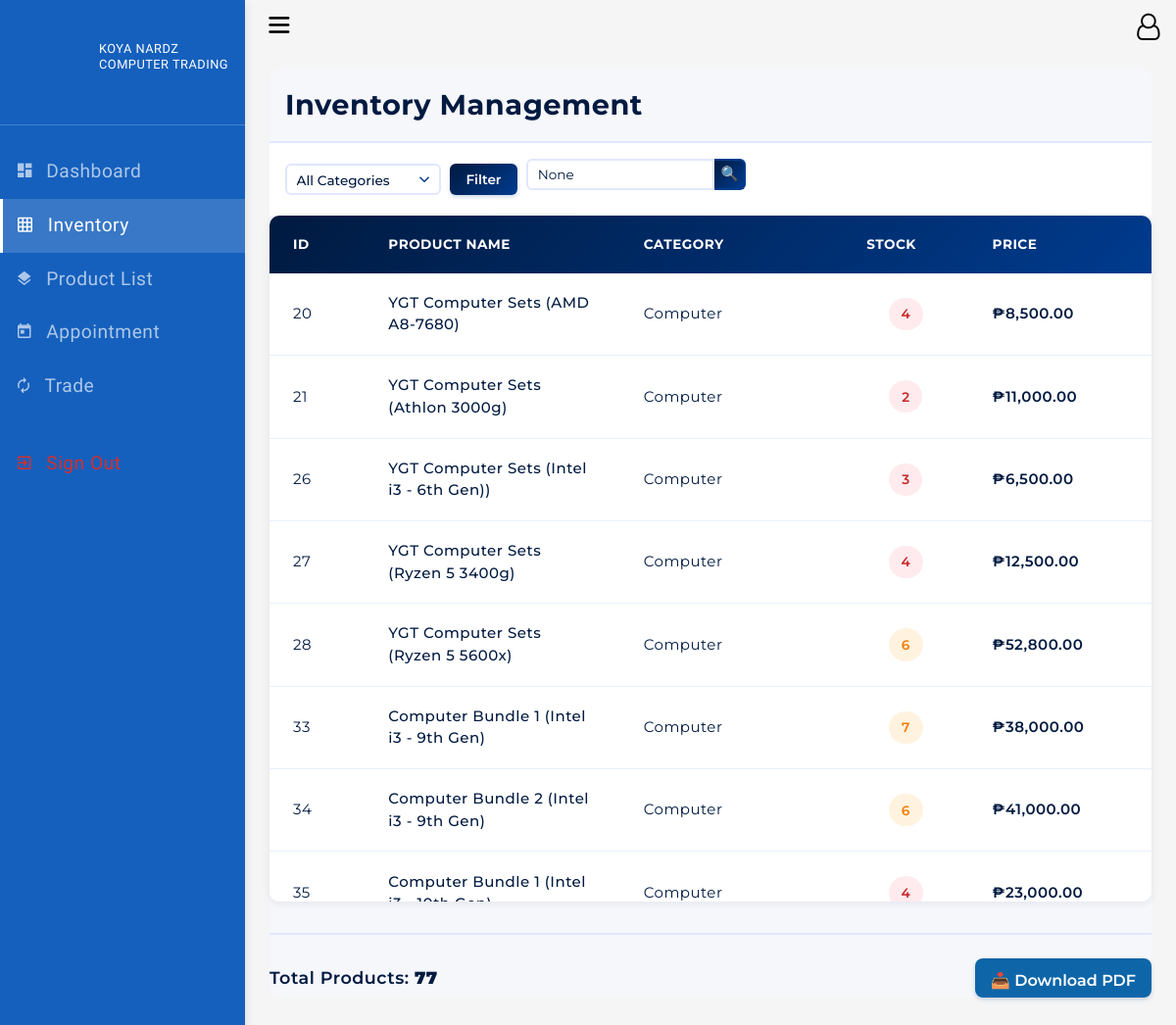
The page /admin_inventory/ on the database its author committed.
### app/models.py (models this page shows, shortened)
class Product(models.Model):
    COMPONENT_CHOICES = [
        ('cpu', 'Processor'),
        ('motherboard', 'Motherboard'),
        ('ram', 'RAM'),
        ('gpu', 'Graphics Card'),
        ('psu', 'Power Supply'),
        ('case', 'PC Case'),
        ('cooling', 'Cooling'),
        ('monitor', 'Monitor'),
        ('storage', 'Storage'),
    ]
    category_name = models.ForeignKey(Category, on_delete=models.CASCADE, null=True)
    component_type = models.CharField(max_length=50, choices=COMPONENT_CHOICES, default="motherboard")
    brand = models.ForeignKey(Brand, on_delete=models.CASCADE, null=True)
    image = models.ImageField(upload_to='products/', null=True, blank=True)
    product_name = models.CharField(max_length=100)
    description = models.TextField(blank=True, null=True)
    price = models.DecimalField(max_digits=10, decimal_places=2)
    stock = models.PositiveIntegerField(default=0)
    model_file = models.CharField(max_length=255, blank=True, null=True)
    model_3d = models.FileField(upload_to='3d_models/', null=True, blank=True, help_text="Upload a GLB or GLTF 3D model file")
    created_at = models.DateTimeField(auto_now_add=True, null=True)

class Category(models.Model):
    category_name = models.CharField(max_length=100)
    parent = models.ForeignKey('self', null=True, blank=True, on_delete=models.CASCADE)
    class Meta:
        verbose_name_plural = "Categories"

### app/views.py (the view)
# urls.py: path('admin_inventory/', AdminInventory.as_view(), name='admin_inventory'),
class AdminInventory(TemplateView):
    template_name = 'app/admin/admin_inventory.html'
    def get_context_data(self, **kwargs):
        context = super().get_context_data(**kwargs)
        products = Product.objects.all()
        categories = Category.objects.all()
        category_filter = self.request.GET.get('category')
        search_query = self.request.GET.get('search')
        if category_filter:
            products = products.filter(category_name__id=category_filter)
        if search_query:
            products = products.filter(product_name__icontains=search_query)
        context['products'] = products
        context['categories'] = categories
        context['category_filter'] = category_filter
        context['search_query'] = search_query
        return context

### app/context_processors.py (called while the page is built)
def favorites_context(request):
    favorites_list = []
    products = Product.objects.none()
    if request.user.is_authenticated:
        favorites = Favorite.objects.filter(user=request.user).values_list('favorite_product_id', flat=True)
        favorites_list = [str(f) for f in favorites]
        products = Product.objects.filter(id__in=favorites)
    else:
        favorites_list = request.session.get('favorites', [])
        try:
            favorite_ids = [int(fav_id) for fav_id in favorites_list if fav_id]
        except (ValueError, TypeError):
            favorite_ids = []
        products = Product.objects.filter(id__in=favorite_ids) if favorite_ids else Product.objects.none()
    return {
        'products_favorite': products,
        'favorites': favorites_list  # Also provide the raw list for template checks
    }

### app/templates/app/admin/admin_inventory.html (shortened to what this page needs)
{% extends 'app/admin/admin_base.html' %}
{% load static %}
{% load humanize %}
{% block content %}
<div class="admin_productpage">
    <div class="product-header">
        <h2>Inventory Management</h2>
    </div>
    <div class="upperproduct">
        <div class="product-filters">
            <form action="" method="GET" class="filter-form">
                <div class="filter-group">
                    <select name="category" class="filter-select">
                        <option value="">All Categories</option>
                    </select>
                </div>
                <button type="submit" class="filter-btn">Filter</button>
            </form>
        </div>
        <div class="product-search">
            <form action="" method="GET" class="search-form">
                <input type="text" name="search" placeholder="Search products..." value="{{ search_query }}" class="search-input">
                <button type="submit" class="search-btn">🔍</button>
            </form>
        </div>
    </div>
    <div class="products-table-container">
        <div class="table-wrapper">
            <table class="products-table">
                <thead>
                    <tr>
                        <th>ID</th>
                        <th>Product Name</th>
                        <th>Category</th>
                        <th>Stock</th>
                        <th>Price</th>
                    </tr>
                </thead>
                <tbody>
                    {% if products %}
                        {% for produkto in products %}
                        <tr>
                            <td data-label="ID">{{ produkto.id }}</td>
                            <td data-label="Product Name" class="product-name">{{ produkto.product_name }}</td>
                            <td data-label="Category">{{ produkto.category_name.category_name }}</td>
                            <td data-label="Stock" class="stock-column">
                                <span class="stock-badge {% if produkto.stock > 20 %}stock-high{% elif produkto.stock > 5 %}stock-medium{% else %}stock-low{% endif %}">
                                    {{ produkto.stock }}
                                </span>
                            </td>
                            <td data-label="Price" class="price-column">₱{{ produkto.price|intcomma }}</td>
                        </tr>
                        {% endfor %}
                    {% else %}
                        <tr><td colspan="5" class="no-data">No products found</td></tr>
                    {% endif %}
                </tbody>
            </table>
        </div>
    </div>
    <div class="bottominventory">
        <div class="left_inventory">
            <p class="product-count">Total Products: <strong>{{ products.count }}</strong></p>
        </div>
        <div class="right_inventory">
            <a href="javascript:void(0);" id="download-pdf">
                <button class="pdf-btn">📥 Download PDF</button>
            </a>
        </div>
    </div>
</div>
{% endblock content %}

### app/templates/app/admin/admin_base.html (shortened to what this page needs)
{% load static %}
<!DOCTYPE html>
<html lang="en">
<head>
    <link href="{% static 'themewagon/dashtreme/assets/css/animate.css' %}" rel="stylesheet">
    <link href="{% static 'themewagon/dashtreme/assets/css/bootstrap.css' %}" rel="stylesheet">
    <link href="{% static 'themewagon/dashtreme/assets/css/bootstrap.min.css' %}" rel="stylesheet">
    <link href="{% static 'themewagon/dashtreme/assets/css/app-style.css' %}" rel="stylesheet">
    <link href="{% static 'themewagon/dashtreme/assets/css/sidebar-menu.css' %}" rel="stylesheet">
    <link href="{% static 'themewagon/dashtreme/assets/css/pace.min.css' %}" rel="stylesheet">
    <link href="{% static 'themewagon/dashtreme/assets/css/icons.css' %}" rel="stylesheet">
    <link rel="stylesheet" href="{% static 'css/admin.css' %}">
</head>
<body class="bg-theme bg-theme1">
    <div class="wrapper" id="wrapper">
        {% include 'app/admin/admin_header.html' %}
        <div class="content-wrapper">
            {% include 'app/admin/admin_navigation.html' %}
            <div class="container-fluid">
            {% block content %}
            {% endblock %}
            </div>
        </div>
    </div>
</body>
</html>

### app/templates/app/admin/admin_header.html
{% load static %}
 <nav class="navbar navbar-expand fixed-top">
  <ul class="navbar-nav mr-auto align-items-center">
    <li class="nav-item">
      <a class="nav-link toggle-menu" href="javascript:void();">
       <i class="icon-menu menu-icon" style="font-size: 1.3rem;"></i>
     </a>
    </li>
  </ul>
  <ul class="navbar-nav align-items-center right-nav-link">
    {% if request.user.is_authenticated and request.user.is_staff %}
    <li class="nav-item">
      <a class="nav-link" href="{% url 'logout' %}" title="Logout">
        <i class="fa fa-sign-out" style="font-size: 1.7rem; color: black"></i>
      </a>
    </li>
    {% else %}
    <li class="nav-item dropdown-lg">
      <i class="fa fa-user-o" style="font-size: 1.7rem;"></i>
    </li>
    {% endif %}
  </ul>
</nav>

### app/templates/app/admin/admin_navigation.html (shortened to what this page needs)
{% load static %}
<div id="sidebar-wrapper" data-simplebar="" data-simplebar-auto-hide="true">
    <div class="brand-logo">
        <a href="{% url 'admin_dashboard' %}">
            <img src="{% static 'images/LOGO.png' %}" alt="">
            <p>Koya Nardz </br>Computer Trading </p>
        </a>
    </div>
   <ul class="sidebar-menu do-nicescrol">
      <li class="sidebar-header"></li>
      <li>
        <a href="{% url 'admin_dashboard' %}">
          <i class="zmdi zmdi-view-dashboard" style="font-size: 1.2rem;"></i> <span style="font-size: 1.2rem;">Dashboard</span>
        </a>
      </li>
      <li>
        <a href="{% url 'admin_inventory' %}" style="font-size: 1.2rem;">
          <i class="zmdi zmdi-grid"></i> <span>Inventory</span>
        </a>
      </li>
      <li>
        <a href="{% url 'admin_product' %}" style="font-size: 1.2rem;">
          <i class="zmdi zmdi-layers"></i> <span>Product List</span>
        </a>
      </li>
      <li>
        <a href="{% url 'admin_appointment' %}" style="font-size: 1.2rem;">
          <i class="zmdi zmdi-calendar-alt"></i> <span>Appointment</span>
        </a>
      </li>
      <li>
        <a href="{% url 'admin_selling' %}" style="font-size: 1.2rem;">
          <i class="zmdi zmdi-refresh"></i> <span>Trade</span>
        </a>
      </li>
      <li>
        <a href="{% url 'logout' %}" style="font-size: 1.2rem; color: #d32f2f;">
          <i class="zmdi zmdi-sign-in" style="color: #d32f2f;"></i> <span>Sign Out</span>
        </a>
      </li>
    </ul>
   </div>

### static/themewagon/dashtreme/assets/css/sidebar-menu.css (style rules this page uses)
.sidebar-menu { list-style: none; margin: 0; padding: 0; background-color: transparent; }
.sidebar-menu>li { position: relative; margin: 0; padding: 0; }
.sidebar-menu>li>a { padding: 13px 5px 13px 15px; display: block; border-left: 3px solid transparent; color: rgba(255, 255, 255, 0.65); font-size: 15px; }
.sidebar-menu>li:hover>a, .sidebar-menu>li.active>a { color: #ffffff; background: rgba(255, 255, 255, 0.15); border-left-color: #ffffff; }
.sidebar-menu li.sidebar-header { padding: 10px 25px 10px 15px; font-size: 12px; color: rgba(255, 255, 255, 0.5); }
.sidebar-menu a { color: #b8c7ce; text-decoration: none; }

### rows shown on the page
Product: id "20", product_name "YGT Computer Sets (AMD A8-7680)", category_name.category_name "Computer", stock "4", price "8,500.00"
Product: id "21", product_name "YGT Computer Sets (Athlon 3000g)", category_name.category_name "Computer", stock "2", price "11,000.00"
Product: id "26", product_name "YGT Computer Sets (Intel i3 - 6th Gen))", category_name.category_name "Computer", stock "3", price "6,500.00"
Product: id "27", product_name "YGT Computer Sets (Ryzen 5 3400g)", category_name.category_name "Computer", stock "4", price "12,500.00"
Product: id "28", product_name "YGT Computer Sets (Ryzen 5 5600x)", category_name.category_name "Computer", stock "6", price "52,800.00"
Product: id "33", product_name "Computer Bundle 1 (Intel i3 - 9th Gen)", category_name.category_name "Computer", stock "7", price "38,000.00"
Product: id "34", product_name "Computer Bundle 2 (Intel i3 - 9th Gen)", category_name.category_name "Computer", stock "6", price "41,000.00"
Product: id "35", product_name "Computer Bundle 1 (Intel…", category_name.category_name "Computer", stock "4", price "23,000.00"

### other values the page prints
{{ products.count }} "77"
